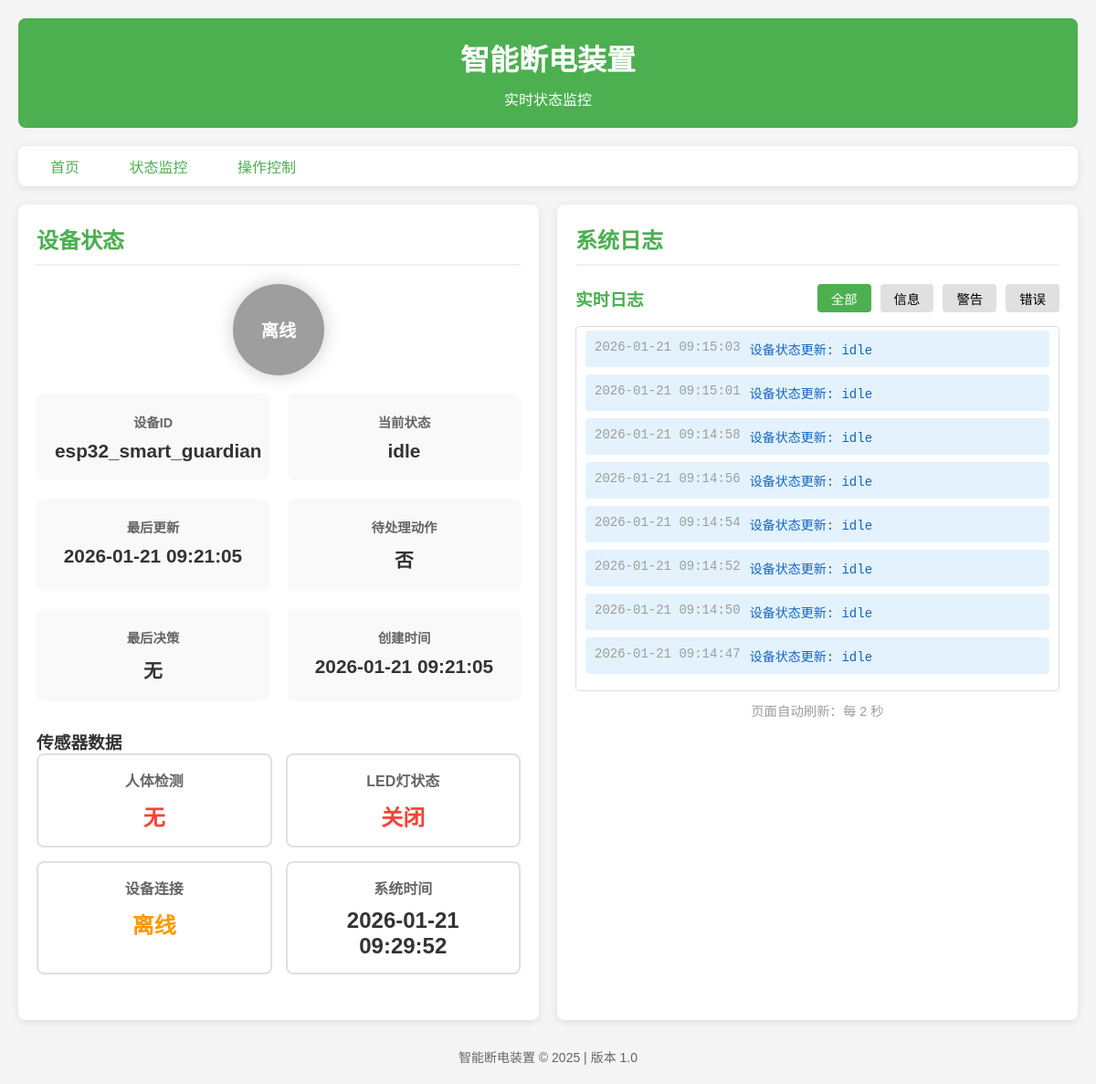
Page /status on the committed database.
### tables this page shows
CREATE TABLE devices (
                device_id TEXT PRIMARY KEY,
                status TEXT NOT NULL,
                last_seen REAL NOT NULL,
                pending_action INTEGER DEFAULT 0,
                last_decision TEXT,
                created_time REAL NOT NULL
            );

CREATE TABLE logs (
                id INTEGER PRIMARY KEY AUTOINCREMENT,
                device_id TEXT,
                level TEXT NOT NULL,
                message TEXT NOT NULL,
                timestamp REAL NOT NULL
            );

### main.py (the view)
@app.route('/status')
def status():
    device = db.get_device_status(config.DEVICE_ID)
    logs = db.get_recent_logs(config.DEVICE_ID, limit=20)
    remaining_time = 0
    if current_status['countdown_active']:
        elapsed = time.time() - current_status['countdown_start']
        remaining_time = max(0, current_status['countdown_duration'] - elapsed)
    return render_template('status.html', device=device, logs=logs, current_status=current_status, time=time,
                           remaining_time=remaining_time)

### database.py (called while the page is built)
    def get_connection(self):
        return sqlite3.connect(self.db_path)

    def get_device_status(self, device_id):
        conn = self.get_connection()
        cursor = conn.cursor()
        cursor.execute('''
            SELECT * FROM devices WHERE device_id = ?
        ''', (device_id,))
        result = cursor.fetchone()
        conn.close()
        return result

    def get_recent_logs(self, device_id=None, limit=20):
        conn = self.get_connection()
        cursor = conn.cursor()
        if device_id:
            cursor.execute('''
                SELECT * FROM logs WHERE device_id = ?
                ORDER BY timestamp DESC LIMIT ?
            ''', (device_id, limit))
        else:
            cursor.execute('''
                SELECT * FROM logs
                ORDER BY timestamp DESC LIMIT ?
            ''', (limit,))
        results = cursor.fetchall()
        conn.close()
        return results

### main.py (called while the page is built)
def format_time(timestamp, format_str='%Y-%m-%d %H:%M:%S'):
    return time.strftime(format_str, time.localtime(timestamp))

### templates/status.html (shortened to what this page needs)
<!DOCTYPE html>
<html lang="zh-CN">
<head>
</head>
<body data-refresh-interval="{{ config.REFRESH_INTERVAL * 1000 }}">
    <div class="container">
        <header>
            <h1>智能断电装置</h1>
            <p>实时状态监控</p>
        </header>
        <div class="nav-bar">
            <a href="/">首页</a>
            <a href="/status">状态监控</a>
            <a href="/action">操作控制</a>
        </div>
        <div class="main-content">
            <div class="section">
                <h2>设备状态</h2>
                <div class="device-info">
                    {% if device %}
                    <div class="status-indicator
                        {% if current_status.countdown_active %}status-warning{% elif current_status.device_connected %}status-normal{% else %}status-offline{% endif %}">
                        {% if current_status.countdown_active %}倒计时
                        {% elif current_status.device_connected %}正常
                        {% else %}离线{% endif %}
                    </div>
                    <div class="info-grid">
                        <div class="info-item">
                            <span class="info-label">设备ID</span>
                            <span class="info-value">{{ device[0] }}</span>
                        </div>
                        <div class="info-item">
                            <span class="info-label">当前状态</span>
                            <span class="info-value">{{ device[1] }}</span>
                        </div>
                        <div class="info-item">
                            <span class="info-label">最后更新</span>
                            <span class="info-value">{{ device[2] | strftime('%Y-%m-%d %H:%M:%S') }}</span>
                        </div>
                        <div class="info-item">
                            <span class="info-label">待处理动作</span>
                            <span class="info-value">{{ '是' if device[3] else '否' }}</span>
                        </div>
                        <div class="info-item">
                            <span class="info-label">最后决策</span>
                            <span class="info-value">{{ device[4] if device[4] else '无' }}</span>
                        </div>
                        <div class="info-item">
                            <span class="info-label">创建时间</span>
                            <span class="info-value">{{ device[5] | strftime('%Y-%m-%d %H:%M:%S') }}</span>
                        </div>
                    </div>
                    {% else %}
                    <div class="status-indicator status-offline">离线</div>
                    <p style="text-align: center; color: #9e9e9e;">设备未注册或离线</p>
                    {% endif %}
                </div>
                <div class="sensor-data">
                    <h3>传感器数据</h3>
                    <div class="sensor-grid">
                        <div class="sensor-item">
                            <div class="sensor-name">人体检测</div>
                            <div class="sensor-value {% if current_status.motion_detected %}green{% else %}red{% endif %}">
                                {{ '检测到' if current_status.motion_detected else '无' }}
                            </div>
                        </div>
                        <div class="sensor-item">
                            <div class="sensor-name">LED灯状态</div>
                            <div class="sensor-value {% if current_status.relay_active %}green{% else %}red{% endif %}">
                                {{ '开启' if current_status.relay_active else '关闭' }}
                            </div>
                        </div>
                        <div class="sensor-item">
                            <div class="sensor-name">设备连接</div>
                            <div class="sensor-value {% if current_status.device_connected %}green{% else %}yellow{% endif %}">
                                {{ '在线' if current_status.device_connected else '离线' }}
                            </div>
                        </div>
                        <div class="sensor-item">
                            <div class="sensor-name">系统时间</div>
                            <div class="sensor-value">
                                {{ time.time() | strftime('%Y-%m-%d %H:%M:%S') }}
                            </div>
                        </div>
                    </div>
                </div>
            </div>
            <div class="section">
                <h2>系统日志</h2>
                <div class="logs-header">
                    <h3>实时日志</h3>
                    <div class="log-levels">
                        <button class="level-btn active" data-level="all">全部</button>
                        <button class="level-btn" data-level="INFO">信息</button>
                        <button class="level-btn" data-level="WARNING">警告</button>
                        <button class="level-btn" data-level="ERROR">错误</button>
                    </div>
                </div>
                <div class="logs-list" id="logsList">
                    {% if logs %}
                    {% for log in logs %}
                    <div class="log-item log-{{ log[2].lower() }}" data-level="{{ log[2] }}">
                        <span class="log-time">{{ log[4] | strftime('%Y-%m-%d %H:%M:%S') }}</span>
                        <span class="log-content">{{ log[3] }}</span>
                    </div>
                    {% endfor %}
                    {% else %}
                    <p style="text-align: center; color: #9e9e9e;">暂无日志记录</p>
                    {% endif %}
                </div>
                <div class="refresh-time">
                    页面自动刷新：每 {{ config.REFRESH_INTERVAL }} 秒
                </div>
            </div>
        </div>
        <footer>
            <p>智能断电装置 &copy; 2025 | 版本 1.0</p>
        </footer>
    </div>
</body>
</html>

### templates/status.html (style rules this page uses)
* { margin: 0; padding: 0; box-sizing: border-box; }
body { font-family: 'Arial', sans-serif; background-color: #f5f5f5; color: #333; }
.container { max-width: 1200px; margin: 0 auto; padding: 20px; }
header { background-color: #4CAF50; color: white; padding: 20px; border-radius: 8px; margin-bottom: 20px; text-align: center; }
h1 { font-size: 2em; margin-bottom: 10px; }
.nav-bar { background-color: white; padding: 10px; border-radius: 8px; margin-bottom: 20px; box-shadow: 0 2px 10px rgba(0,0,0,0.1); }
.nav-bar a { color: #4CAF50; text-decoration: none; padding: 10px 20px; margin: 0 5px; border-radius: 4px; transition: background-color 0.3s ease; }
.main-content { display: flex; gap: 20px; flex-wrap: wrap; }
.section { background-color: white; border-radius: 8px; padding: 20px; box-shadow: 0 2px 10px rgba(0,0,0,0.1); flex: 1; min-width: 300px; }
h2 { margin-bottom: 20px; color: #4CAF50; border-bottom: 2px solid #e8f5e9; padding-bottom: 10px; }
.device-info { margin-bottom: 30px; }
.info-grid { display: grid; grid-template-columns: repeat(auto-fit, minmax(250px, 1fr)); gap: 20px; }
.info-item { background-color: #f9f9f9; padding: 20px; border-radius: 8px; text-align: center; }
.info-label { display: block; font-weight: bold; color: #666; margin-bottom: 10px; font-size: 0.9em; }
.info-value { font-size: 1.3em; font-weight: bold; color: #333; }
.status-indicator { width: 100px; height: 100px; border-radius: 50%; margin: 0 auto 20px; display: flex; align-items: center; justify-content: center; font-weight: bold; color: white; font-size: 1.2em; box-shadow: 0 0 20px rgba(0,0,0,0.2); }
.status-offline { background-color: #9e9e9e; }
.sensor-data { margin-bottom: 30px; }
.sensor-grid { display: grid; grid-template-columns: repeat(auto-fit, minmax(200px, 1fr)); gap: 15px; }
.sensor-item { text-align: center; padding: 15px; border-radius: 8px; border: 2px solid #e0e0e0; }
.sensor-name { font-weight: bold; margin-bottom: 10px; color: #666; }
.sensor-value { font-size: 1.5em; font-weight: bold; }
.sensor-value.red { color: #f44336; }
.sensor-value.yellow { color: #ff9800; }
.logs-header { display: flex; justify-content: space-between; align-items: center; margin-bottom: 15px; }
.logs-header h3 { color: #4CAF50; }
.log-levels { display: flex; gap: 10px; }
.level-btn { padding: 5px 15px; border: none; border-radius: 4px; background-color: #e0e0e0; cursor: pointer; font-size: 0.9em; transition: all 0.3s ease; }
.level-btn.active { background-color: #4CAF50; color: white; }
.logs-list { max-height: 400px; overflow-y: auto; border: 1px solid #ddd; border-radius: 4px; padding: 10px; }
.log-item { padding: 10px; margin-bottom: 8px; border-radius: 4px; font-family: 'Courier New', monospace; font-size: 14px; display: flex; gap: 10px; align-items: flex-start; }
.log-time { color: #9e9e9e; min-width: 150px; flex-shrink: 0; }
.log-content { flex-grow: 1; }
.log-info { background-color: #e3f2fd; color: #1565c0; }
.refresh-time { text-align: center; color: #9e9e9e; font-size: 0.9em; margin-top: 10px; }
footer { text-align: center; margin-top: 30px; color: #666; font-size: 14px; }

### rows in the picture
devices: device_id "esp32_smart_guardian", status "idle", last_seen "2026-01-21 09:21:05", pending_action "否", created_time "2026-01-21 09:21:05"
logs: timestamp "2026-01-21 09:15:03", message "设备状态更新: idle"
logs: timestamp "2026-01-21 09:15:01", message "设备状态更新: idle"
logs: timestamp "2026-01-21 09:14:58", message "设备状态更新: idle"
logs: timestamp "2026-01-21 09:14:56", message "设备状态更新: idle"
logs: timestamp "2026-01-21 09:14:54", message "设备状态更新: idle"
logs: timestamp "2026-01-21 09:14:52", message "设备状态更新: idle"
logs: timestamp "2026-01-21 09:14:50", message "设备状态更新: idle"
logs: timestamp "2026-01-21 09:14:47", message "设备状态更新: idle"

### other values in the picture
{{ device[4] if device[4] else '无' }} "无"
{{ '检测到' if current_status.motion_detected else '无' }} "无"
{{ '开启' if current_status.relay_active else '关闭' }} "关闭"
{{ '在线' if current_status.device_connected else '离线' }} "离线"
{{ config.REFRESH_INTERVAL }} "2"
